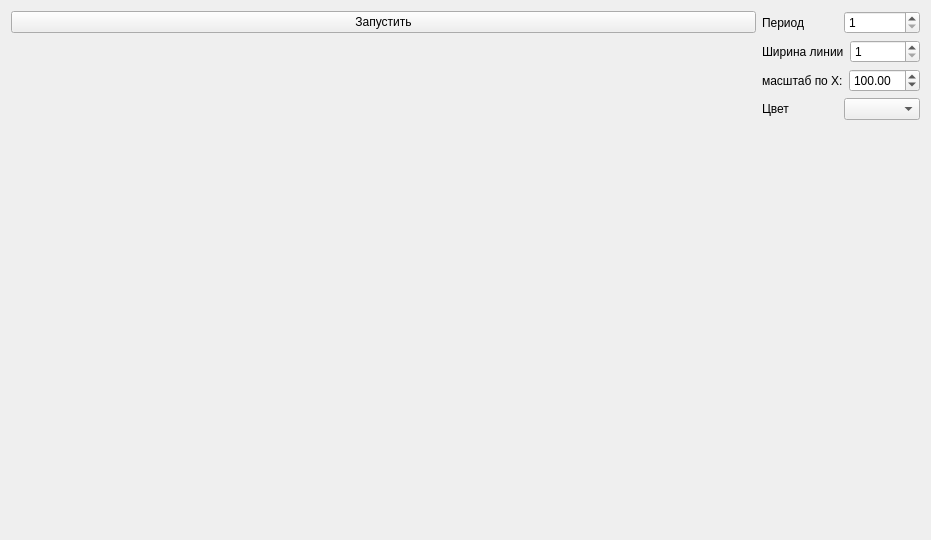
<?xml version="1.0" encoding="UTF-8"?>
<ui version="4.0">
 <class>Widget</class>
 <widget class="QWidget" name="Widget">
  <property name="geometry">
   <rect>
    <x>0</x>
    <y>0</y>
    <width>931</width>
    <height>540</height>
   </rect>
  </property>
  <property name="minimumSize">
   <size>
    <width>400</width>
    <height>400</height>
   </size>
  </property>
  <property name="windowTitle">
   <string>График</string>
  </property>
  <layout class="QGridLayout" name="gridLayout_2">
   <item row="0" column="0">
    <layout class="QVBoxLayout" name="verticalLayout">
     <item>
      <widget class="QPushButton" name="bind">
       <property name="sizePolicy">
        <sizepolicy hsizetype="MinimumExpanding" vsizetype="Fixed">
         <horstretch>0</horstretch>
         <verstretch>0</verstretch>
        </sizepolicy>
       </property>
       <property name="text">
        <string>Запустить</string>
       </property>
      </widget>
     </item>
     <item>
      <widget class="QCustomPlot" name="customPlot" native="true">
       <property name="sizePolicy">
        <sizepolicy hsizetype="MinimumExpanding" vsizetype="MinimumExpanding">
         <horstretch>0</horstretch>
         <verstretch>0</verstretch>
        </sizepolicy>
       </property>
       <property name="minimumSize">
        <size>
         <width>700</width>
         <height>0</height>
        </size>
       </property>
      </widget>
     </item>
    </layout>
   </item>
   <item row="0" column="1">
    <layout class="QGridLayout" name="gridLayout">
     <item row="3" column="0">
      <layout class="QHBoxLayout" name="horizontalLayout_3">
       <item>
        <widget class="QLabel" name="label_2">
         <property name="text">
          <string>Цвет</string>
         </property>
        </widget>
       </item>
       <item>
        <widget class="QComboBox" name="color"/>
       </item>
      </layout>
     </item>
     <item row="0" column="0">
      <layout class="QHBoxLayout" name="horizontalLayout">
       <item>
        <widget class="QLabel" name="label">
         <property name="text">
          <string>Период</string>
         </property>
        </widget>
       </item>
       <item>
        <widget class="QSpinBox" name="spinBox">
         <property name="minimum">
          <number>1</number>
         </property>
        </widget>
       </item>
      </layout>
     </item>
     <item row="2" column="0">
      <layout class="QHBoxLayout" name="horizontalLayout_2">
       <item>
        <widget class="QLabel" name="label_4">
         <property name="text">
          <string>масштаб по X:</string>
         </property>
        </widget>
       </item>
       <item>
        <widget class="QDoubleSpinBox" name="xUpDown">
         <property name="minimum">
          <double>0.010000000000000</double>
         </property>
         <property name="maximum">
          <double>9999.989999999999782</double>
         </property>
         <property name="singleStep">
          <double>0.100000000000000</double>
         </property>
         <property name="value">
          <double>100.000000000000000</double>
         </property>
        </widget>
       </item>
      </layout>
     </item>
     <item row="1" column="0">
      <layout class="QHBoxLayout" name="horizontalLayout_6">
       <item>
        <widget class="QLabel" name="label_6">
         <property name="text">
          <string>Ширина линии</string>
         </property>
        </widget>
       </item>
       <item>
        <widget class="QSpinBox" name="width">
         <property name="minimum">
          <number>1</number>
         </property>
         <property name="maximum">
          <number>20</number>
         </property>
         <property name="singleStep">
          <number>1</number>
         </property>
         <property name="value">
          <number>1</number>
         </property>
        </widget>
       </item>
      </layout>
     </item>
     <item row="4" column="0">
      <spacer name="verticalSpacer">
       <property name="orientation">
        <enum>Qt::Vertical</enum>
       </property>
       <property name="sizeHint" stdset="0">
        <size>
         <width>20</width>
         <height>40</height>
        </size>
       </property>
      </spacer>
     </item>
    </layout>
   </item>
  </layout>
 </widget>
 <customwidgets>
  <customwidget>
   <class>QCustomPlot</class>
   <extends>QWidget</extends>
   <header>qcustomplot.h</header>
   <container>1</container>
  </customwidget>
 </customwidgets>
 <resources/>
 <connections/>
</ui>
